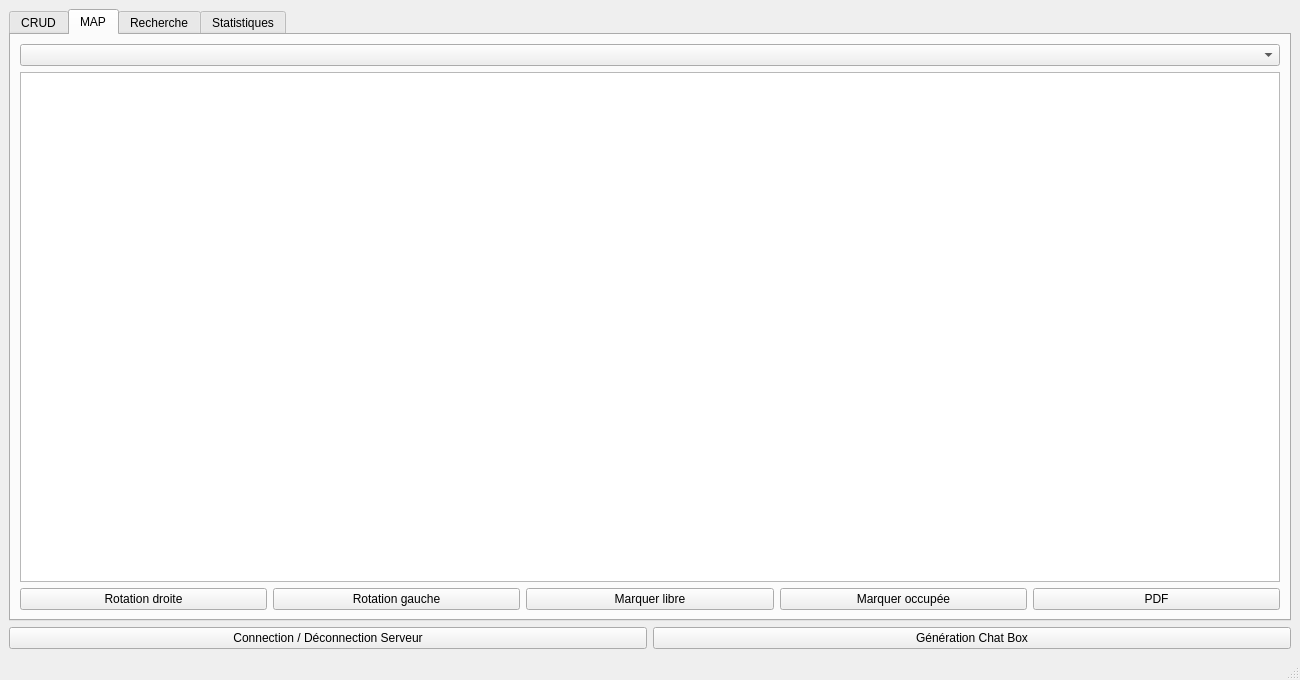
<?xml version="1.0" encoding="UTF-8"?>
<ui version="4.0">
 <class>MainWindow</class>
 <widget class="QMainWindow" name="MainWindow">
  <property name="geometry">
   <rect>
    <x>0</x>
    <y>0</y>
    <width>1300</width>
    <height>680</height>
   </rect>
  </property>
  <property name="windowTitle">
   <string>MainWindow</string>
  </property>
  <widget class="QWidget" name="centralwidget">
   <layout class="QVBoxLayout" name="verticalLayout_2">
    <item>
     <layout class="QVBoxLayout" name="verticalLayout">
      <item>
       <widget class="QTabWidget" name="tabWidget">
        <property name="currentIndex">
         <number>1</number>
        </property>
        <widget class="QWidget" name="tab">
         <attribute name="title">
          <string>CRUD</string>
         </attribute>
         <widget class="QGroupBox" name="groupBox_affichage">
          <property name="geometry">
           <rect>
            <x>20</x>
            <y>30</y>
            <width>511</width>
            <height>551</height>
           </rect>
          </property>
          <property name="title">
           <string>Affichage</string>
          </property>
          <layout class="QVBoxLayout" name="verticalLayout_6">
           <item>
            <widget class="QTableView" name="tableView_affichage">
             <property name="showGrid">
              <bool>true</bool>
             </property>
            </widget>
           </item>
          </layout>
         </widget>
         <widget class="QGroupBox" name="groupBox_ajout">
          <property name="geometry">
           <rect>
            <x>630</x>
            <y>50</y>
            <width>541</width>
            <height>171</height>
           </rect>
          </property>
          <property name="title">
           <string>Ajout</string>
          </property>
          <layout class="QVBoxLayout" name="verticalLayout_4">
           <item>
            <layout class="QVBoxLayout" name="verticalLayout_3">
             <item>
              <layout class="QFormLayout" name="formLayout">
               <item row="0" column="0">
                <widget class="QLabel" name="label_ajout_id">
                 <property name="text">
                  <string>ID:</string>
                 </property>
                </widget>
               </item>
               <item row="0" column="1">
                <widget class="QLineEdit" name="lineEdit_ajout_id">
                 <property name="text">
                  <string/>
                 </property>
                </widget>
               </item>
               <item row="1" column="0">
                <widget class="QLabel" name="label_ajout_nb">
                 <property name="text">
                  <string>Nombre de places</string>
                 </property>
                </widget>
               </item>
               <item row="1" column="1">
                <widget class="QLineEdit" name="lineEdit_ajout_nb"/>
               </item>
               <item row="2" column="0">
                <widget class="QLabel" name="label_ajout_bloc">
                 <property name="text">
                  <string>Bloc:</string>
                 </property>
                </widget>
               </item>
               <item row="2" column="1">
                <widget class="QLineEdit" name="lineEdit_ajout_bloc"/>
               </item>
               <item row="3" column="0">
                <widget class="QLabel" name="label_ajout_date">
                 <property name="text">
                  <string>Date de création:</string>
                 </property>
                </widget>
               </item>
               <item row="3" column="1">
                <widget class="QDateEdit" name="dateEdit_ajout"/>
               </item>
              </layout>
             </item>
             <item>
              <widget class="QPushButton" name="pushButton_ajouter">
               <property name="text">
                <string>Ajouter</string>
               </property>
              </widget>
             </item>
            </layout>
           </item>
          </layout>
         </widget>
         <widget class="QGroupBox" name="groupBox_modification">
          <property name="geometry">
           <rect>
            <x>630</x>
            <y>320</y>
            <width>541</width>
            <height>181</height>
           </rect>
          </property>
          <property name="title">
           <string>Modification</string>
          </property>
          <layout class="QVBoxLayout" name="verticalLayout_5">
           <item>
            <layout class="QFormLayout" name="formLayout_2">
             <item row="0" column="0">
              <widget class="QLabel" name="label_modification_id">
               <property name="text">
                <string>ID:</string>
               </property>
              </widget>
             </item>
             <item row="0" column="1">
              <widget class="QComboBox" name="comboBox_modification"/>
             </item>
             <item row="1" column="0">
              <widget class="QLabel" name="label_modification_nb">
               <property name="text">
                <string>Nombre de places</string>
               </property>
              </widget>
             </item>
             <item row="1" column="1">
              <widget class="QLineEdit" name="lineEdit_modification_nb"/>
             </item>
             <item row="2" column="0">
              <widget class="QLabel" name="label_modification_bloc">
               <property name="text">
                <string>Bloc:</string>
               </property>
              </widget>
             </item>
             <item row="2" column="1">
              <widget class="QLineEdit" name="lineEdit_modificatoin_bloc"/>
             </item>
             <item row="3" column="0">
              <widget class="QLabel" name="label_modification_date">
               <property name="text">
                <string>Date de création:</string>
               </property>
              </widget>
             </item>
             <item row="3" column="1">
              <widget class="QDateEdit" name="dateEdit_modification"/>
             </item>
            </layout>
           </item>
           <item>
            <layout class="QHBoxLayout" name="horizontalLayout_2">
             <item>
              <widget class="QPushButton" name="pushButton_modifier">
               <property name="text">
                <string>Modifier</string>
               </property>
              </widget>
             </item>
             <item>
              <widget class="QPushButton" name="pushButton_supprimer">
               <property name="text">
                <string>Supprimer</string>
               </property>
              </widget>
             </item>
            </layout>
           </item>
          </layout>
         </widget>
        </widget>
        <widget class="QWidget" name="tab_2">
         <attribute name="title">
          <string>MAP</string>
         </attribute>
         <layout class="QVBoxLayout" name="verticalLayout_8">
          <item>
           <layout class="QVBoxLayout" name="verticalLayout_7">
            <item>
             <widget class="QComboBox" name="comboBox_map"/>
            </item>
            <item>
             <widget class="QGraphicsView" name="graphicsView_map"/>
            </item>
            <item>
             <layout class="QHBoxLayout" name="horizontalLayout_3">
              <item>
               <widget class="QPushButton" name="pushButton_rotation_droite">
                <property name="text">
                 <string>Rotation droite</string>
                </property>
               </widget>
              </item>
              <item>
               <widget class="QPushButton" name="pushButton_rotation_gauche">
                <property name="text">
                 <string>Rotation gauche</string>
                </property>
               </widget>
              </item>
              <item>
               <widget class="QPushButton" name="pushButton_marquer_libre">
                <property name="text">
                 <string>Marquer libre</string>
                </property>
               </widget>
              </item>
              <item>
               <widget class="QPushButton" name="pushButton_marquer_occupee">
                <property name="text">
                 <string>Marquer occupée</string>
                </property>
               </widget>
              </item>
              <item>
               <widget class="QPushButton" name="pushButton_map_pdf">
                <property name="text">
                 <string>PDF</string>
                </property>
               </widget>
              </item>
             </layout>
            </item>
           </layout>
          </item>
         </layout>
        </widget>
        <widget class="QWidget" name="tab_3">
         <attribute name="title">
          <string>Recherche</string>
         </attribute>
         <layout class="QVBoxLayout" name="verticalLayout_10">
          <item>
           <layout class="QVBoxLayout" name="verticalLayout_9">
            <item>
             <layout class="QHBoxLayout" name="horizontalLayout_4">
              <item>
               <widget class="QLineEdit" name="lineEdit_rechercher">
                <property name="text">
                 <string>ID</string>
                </property>
               </widget>
              </item>
              <item>
               <widget class="QPushButton" name="pushButton_rechercher">
                <property name="text">
                 <string>Rechercher</string>
                </property>
               </widget>
              </item>
             </layout>
            </item>
            <item>
             <layout class="QHBoxLayout" name="horizontalLayout_5">
              <item>
               <widget class="QLabel" name="label_tri">
                <property name="text">
                 <string>Trier selon:</string>
                </property>
               </widget>
              </item>
              <item>
               <widget class="QCheckBox" name="checkBox_id">
                <property name="text">
                 <string>ID</string>
                </property>
               </widget>
              </item>
              <item>
               <widget class="QCheckBox" name="checkBox_nb">
                <property name="text">
                 <string>Nombre de places</string>
                </property>
               </widget>
              </item>
              <item>
               <widget class="QCheckBox" name="checkBox_bloc">
                <property name="text">
                 <string>Bloc</string>
                </property>
               </widget>
              </item>
              <item>
               <widget class="QComboBox" name="comboBox_recherche">
                <item>
                 <property name="text">
                  <string>Croissant</string>
                 </property>
                </item>
                <item>
                 <property name="text">
                  <string>Decroissant</string>
                 </property>
                </item>
               </widget>
              </item>
              <item>
               <widget class="QPushButton" name="pushButton_tri">
                <property name="text">
                 <string>Trier</string>
                </property>
               </widget>
              </item>
             </layout>
            </item>
            <item>
             <widget class="QTableView" name="tableView_recherche"/>
            </item>
           </layout>
          </item>
         </layout>
        </widget>
        <widget class="QWidget" name="tab_4">
         <attribute name="title">
          <string>Statistiques</string>
         </attribute>
         <layout class="QVBoxLayout" name="verticalLayout_13">
          <item>
           <widget class="QGroupBox" name="groupBox">
            <property name="title">
             <string>Pourcentage de nombre de places par bloc</string>
            </property>
            <layout class="QVBoxLayout" name="verticalLayout_11">
             <item>
              <widget class="QGraphicsView" name="graphicsView"/>
             </item>
            </layout>
           </widget>
          </item>
          <item>
           <widget class="QGroupBox" name="groupBox_2">
            <property name="title">
             <string>Pourcentage de nombre de salle par bloc</string>
            </property>
            <layout class="QVBoxLayout" name="verticalLayout_12">
             <item>
              <widget class="QGraphicsView" name="graphicsView_2"/>
             </item>
            </layout>
           </widget>
          </item>
          <item>
           <widget class="QPushButton" name="pushButton">
            <property name="text">
             <string>Générer PDF</string>
            </property>
           </widget>
          </item>
         </layout>
        </widget>
       </widget>
      </item>
      <item>
       <layout class="QHBoxLayout" name="horizontalLayout">
        <item>
         <widget class="QPushButton" name="pushButton_server">
          <property name="text">
           <string>Connection / Déconnection Serveur</string>
          </property>
         </widget>
        </item>
        <item>
         <widget class="QPushButton" name="pushButton_chat">
          <property name="text">
           <string>Génération Chat Box</string>
          </property>
         </widget>
        </item>
       </layout>
      </item>
     </layout>
    </item>
   </layout>
  </widget>
  <widget class="QStatusBar" name="statusbar"/>
 </widget>
 <resources/>
 <connections/>
</ui>
